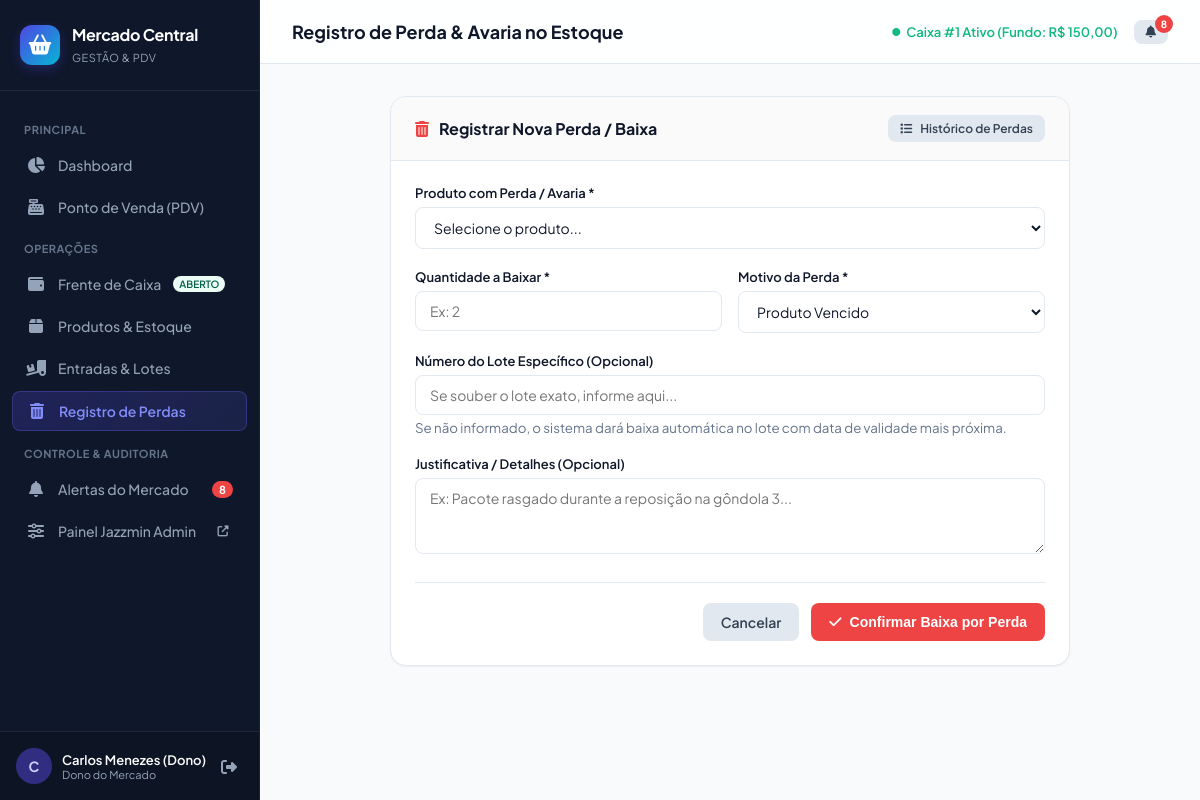
The app's page /perdas/nova/ (signed in) with its own data.
### mercado/models.py (models this page shows, shortened)
class Usuario(AbstractUser):
    PAPEIS = (
        ('DONO', 'Dono do Mercado'),
        ('GERENTE', 'Gerente'),
        ('OPERADOR', 'Operador de Caixa'),
        ('ESTOQUISTA', 'Estoquista'),
    )
    papel = models.CharField(max_length=20, choices=PAPEIS, default='OPERADOR', verbose_name='Papel')
    class Meta:
        verbose_name = 'Usuário'
        verbose_name_plural = 'Usuários'
    def tem_permissao(self, acao: str) -> bool:
        if self.is_superuser or self.papel == 'DONO':
            return True

class Caixa(models.Model):
    operador = models.ForeignKey(Usuario, on_delete=models.PROTECT, related_name='caixas', verbose_name='Operador')
    aberto = models.BooleanField(default=True, verbose_name='Caixa Aberto?')
    data_abertura = models.DateTimeField(default=timezone.now, blank=True, verbose_name='Data de Abertura')
    data_fechamento = models.DateTimeField(null=True, blank=True, verbose_name='Data de Fechamento')
    fundo_troco_inicial = models.DecimalField(max_digits=10, decimal_places=2, default=0, verbose_name='Fundo de Troco Inicial (R$)')
    valor_fisico_conferido = models.DecimalField(max_digits=10, decimal_places=2, null=True, blank=True, verbose_name='Valor Físico Conferido (R$)')
    valor_sistema = models.DecimalField(max_digits=10, decimal_places=2, default=0, verbose_name='Valor Esperado no Sistema (R$)')
    observacao = models.TextField(blank=True, null=True, verbose_name='Observação do Fechamento')
    class Meta:
        verbose_name = 'Caixa'
        verbose_name_plural = 'Caixas'
        ordering = ['-data_abertura']

### mercado/views.py (the view, shortened to what this page needs)
# urls.py: path('perdas/nova/', views.perda_registrar_view, name='perda_registrar'),
@login_required
def perda_registrar_view(request):
    if not ControladorAutenticacao.verificar_permissao(request.user, 'registrar_perda'):
        messages.error(request, "Acesso negado: seu papel não permite registrar perdas.")
        return redirect('dashboard')
    produtos = Produto.objects.filter(ativo=True)
    context = {
        'produtos': produtos,
        'motivos': Perda.MOTIVOS,
    }
    return render(request, 'mercado/perdas/form.html', context)

### mercado/context_processors.py (called while the page is built)
def alertas_context(request):
    if request.user.is_authenticated:
        alertas_pendentes = Alerta.objects.filter(visto=False).order_by('-data_criacao')[:10]
        total_alertas = Alerta.objects.filter(visto=False).count()
        caixa_aberto = Caixa.objects.filter(aberto=True, operador=request.user).first()
        if not caixa_aberto and request.user.papel in ['DONO', 'GERENTE']:
            caixa_aberto = Caixa.objects.filter(aberto=True).first()
        return {
            'alertas_pendentes': alertas_pendentes,
            'total_alertas': total_alertas,
            'caixa_aberto_usuario': caixa_aberto,
        }
    return {
        'alertas_pendentes': [],
        'total_alertas': 0,
        'caixa_aberto_usuario': None,
    }

### mercado/models.py (called while the page is built)
    @property
    def estoque_atual(self) -> Decimal:
        total = self.lotes.filter(quantidade__gt=0).aggregate(total=models.Sum('quantidade'))['total']
        return Decimal(str(total or 0))

### mercado/services.py (called while the page is built)
    @staticmethod
    def verificar_permissao(usuario: Usuario, acao: str) -> bool:
        if not usuario or not usuario.is_authenticated:
            return False
        return usuario.tem_permissao(acao)

### templates/mercado/perdas/form.html (shortened to what this page needs)
{% extends 'base.html' %}
{% block page_title %}Registro de Perda &amp; Avaria no Estoque{% endblock %}
{% block content %}
<div style="max-width: 680px; margin: 0 auto;">
  <div class="card">
    <div class="card-header">
      <h3><i class="fas fa-trash-alt" style="color: var(--danger);"></i> Registrar Nova Perda / Baixa</h3>
      <a href="{% url 'perda_lista' %}" class="btn btn-sm btn-secondary">
        <i class="fas fa-list"></i> Histórico de Perdas
      </a>
    </div>
    <div class="card-body">
      <form method="post">
        <div class="form-group">
          <label class="form-label" for="produto_id">Produto com Perda / Avaria *</label>
          <select id="produto_id" name="produto_id" class="form-select" required autofocus>
            <option value="">Selecione o produto...</option>
          </select>
        </div>
        <div class="form-row">
          <div class="form-group">
            <label class="form-label" for="quantidade">Quantidade a Baixar *</label>
            <input type="number" step="0.01" id="quantidade" name="quantidade" class="form-control" placeholder="Ex: 2" required>
          </div>
          <div class="form-group">
            <label class="form-label" for="motivo">Motivo da Perda *</label>
            <select id="motivo" name="motivo" class="form-select" required>
              {% for cod, rotulo in motivos %}
                <option value="{{ cod }}">{{ rotulo }}</option>
              {% endfor %}
            </select>
          </div>
        </div>
        <div class="form-group">
          <label class="form-label" for="numero_lote">Número do Lote Específico (Opcional)</label>
          <input type="text" id="numero_lote" name="numero_lote" class="form-control" placeholder="Se souber o lote exato, informe aqui...">
          <small style="color: var(--text-muted); display: block; margin-top: 4px;">
            Se não informado, o sistema dará baixa automática no lote com data de validade mais próxima.
          </small>
        </div>
        <div class="form-group">
          <label class="form-label" for="justificativa">Justificativa / Detalhes (Opcional)</label>
          <textarea id="justificativa" name="justificativa" rows="3" class="form-control" placeholder="Ex: Pacote rasgado durante a reposição na gôndola 3..."></textarea>
        </div>
        <div style="display: flex; justify-content: flex-end; gap: 12px; margin-top: 24px; border-top: 1px solid var(--border); padding-top: 20px;">
          <a href="{% url 'perda_lista' %}" class="btn btn-secondary">Cancelar</a>
          <button type="submit" class="btn btn-danger">
            <i class="fas fa-check"></i> Confirmar Baixa por Perda
          </button>
        </div>
      </form>
    </div>
  </div>
</div>
{% endblock %}

### templates/base.html (shortened to what this page needs)
{% load static %}
<!DOCTYPE html>
<html lang="pt-br">
<head>
  <link rel="stylesheet" href="https://cdnjs.cloudflare.com/ajax/libs/font-awesome/6.5.1/css/all.min.css">
  <link rel="stylesheet" href="{% static 'css/custom.css' %}">
</head>
<body>
  <aside class="app-sidebar">
    <div class="brand-header">
      <div class="brand-icon">
        <i class="fas fa-shopping-basket"></i>
      </div>
      <div class="brand-text">
        <h1>Mercado Central</h1>
        <span>Gestão &amp; PDV</span>
      </div>
    </div>
    <ul class="sidebar-menu">
      <li class="menu-section-title">Principal</li>
      <li>
        <a href="{% url 'dashboard' %}" class="{% if request.resolver_match.url_name == 'dashboard' %}active{% endif %}">
          <i class="fas fa-chart-pie"></i>
          <span>Dashboard</span>
        </a>
      </li>
      <li>
        <a href="{% url 'pdv' %}" class="{% if request.resolver_match.url_name == 'pdv' %}active{% endif %}">
          <i class="fas fa-cash-register"></i>
          <span>Ponto de Venda (PDV)</span>
        </a>
      </li>
      <li class="menu-section-title">Operações</li>
      <li>
        <a href="{% url 'caixa_status' %}" class="{% if 'caixa' in request.resolver_match.url_name %}active{% endif %}">
          <i class="fas fa-wallet"></i>
          <span>Frente de Caixa</span>
          {% if caixa_aberto_usuario %}
            <span class="badge badge-success" style="font-size: 10px; padding: 2px 6px;">ABERTO</span>
          {% else %}
            <span class="badge badge-neutral" style="font-size: 10px; padding: 2px 6px;">FECHADO</span>
          {% endif %}
        </a>
      </li>
      <li>
        <a href="{% url 'produto_lista' %}" class="{% if 'produto' in request.resolver_match.url_name %}active{% endif %}">
          <i class="fas fa-box"></i>
          <span>Produtos &amp; Estoque</span>
        </a>
      </li>
      <li>
        <a href="{% url 'entrada_lista' %}" class="{% if 'entrada' in request.resolver_match.url_name %}active{% endif %}">
          <i class="fas fa-truck-loading"></i>
          <span>Entradas &amp; Lotes</span>
        </a>
      </li>
      <li>
        <a href="{% url 'perda_lista' %}" class="{% if 'perda' in request.resolver_match.url_name %}active{% endif %}">
          <i class="fas fa-trash-alt"></i>
          <span>Registro de Perdas</span>
        </a>
      </li>
      <li class="menu-section-title">Controle &amp; Auditoria</li>
      <li>
        <a href="{% url 'alerta_lista' %}" class="{% if 'alerta' in request.resolver_match.url_name %}active{% endif %}">
          <i class="fas fa-bell"></i>
          <span>Alertas do Mercado</span>
          {% if total_alertas > 0 %}
            <span class="menu-badge">{{ total_alertas }}</span>
          {% endif %}
        </a>
      </li>
      {% if user.is_staff %}
      <li>
        <a href="/admin/" target="_blank">
          <i class="fas fa-sliders-h"></i>
          <span>Painel Jazzmin Admin</span>
          <i class="fas fa-external-link-alt" style="font-size: 11px; margin-left: auto;"></i>
        </a>
      </li>
      {% endif %}
    </ul>
    <div class="sidebar-footer">
      <div class="user-card">
        <div class="user-avatar">
          {{ user.first_name|default:user.username|slice:":1"|upper }}
        </div>
        <div class="user-info">
          <div class="name">{{ user.get_full_name|default:user.username }}</div>
          <div class="role">{{ user.get_papel_display }}</div>
        </div>
      </div>
      <a href="{% url 'logout' %}" class="btn-logout" title="Sair do Sistema">
        <i class="fas fa-sign-out-alt"></i>
      </a>
    </div>
  </aside>
  <main class="app-main">
    <header class="top-navbar">
      <div class="navbar-title">
        <h2>{% block page_title %}Dashboard{% endblock %}</h2>
      </div>
      <div class="navbar-actions">
        {% if caixa_aberto_usuario %}
          <div style="font-size: 13px; color: var(--success); font-weight: 600; display: flex; align-items: center; gap: 6px;">
            <i class="fas fa-circle" style="font-size: 8px;"></i>
            <span>Caixa #{{ caixa_aberto_usuario.id }} Ativo (Fundo: R$ {{ caixa_aberto_usuario.fundo_troco_inicial }})</span>
          </div>
        {% else %}
          <a href="{% url 'caixa_abrir' %}" class="btn btn-sm btn-primary">
            <i class="fas fa-key"></i> Abrir Caixa
          </a>
        {% endif %}
        <a href="{% url 'alerta_lista' %}" class="btn btn-sm btn-secondary" style="position: relative;" title="Alertas">
          <i class="fas fa-bell"></i>
          {% if total_alertas > 0 %}
            <span style="position: absolute; top: -5px; right: -5px; background: var(--danger); color: #fff; border-radius: 9999px; width: 18px; height: 18px; font-size: 10px; display: flex; align-items: center; justify-content: center; font-weight: bold;">
              {{ total_alertas }}
            </span>
          {% endif %}
        </a>
      </div>
    </header>
    <div class="page-content">
      {% block content %}{% endblock %}
    </div>
  </main>
</body>
</html>

### records on screen
Usuario: first_name "C", get_full_name "Carlos Menezes (Dono)", papel "Dono do Mercado"
Caixa: id "1", fundo_troco_inicial "150,00"

### other values on screen
{{ total_alertas }} "8"
form field motivo "Produto Vencido"
